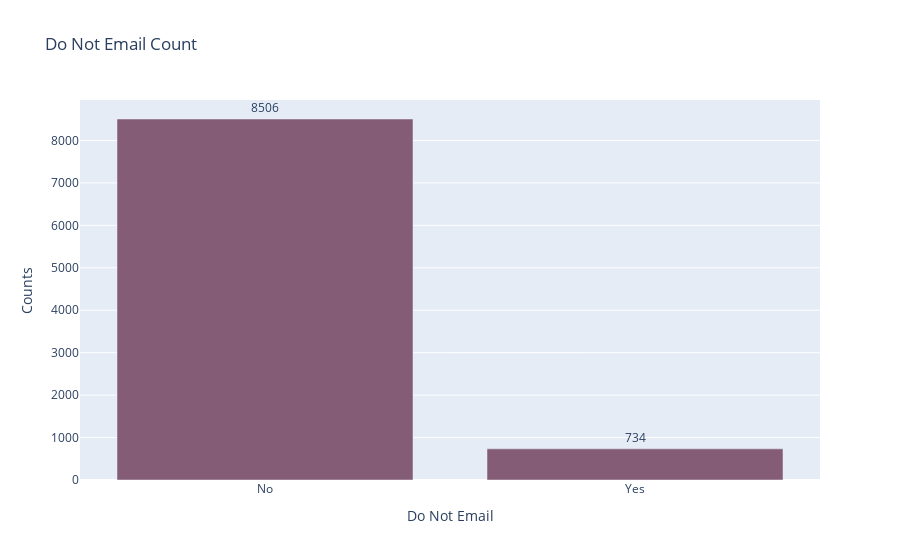

Notebook source saved alongside this figure:
### Code cell
bar_plot(data, 'Do Not Email', 'Do Not Email Count')

### Figure 1 — Plotly figure (JSON) as saved in the notebook; plotly's stock layout.template omitted (floating-point values rounded to 4 significant figures)
{"data": [{"alignmentgroup": "True", "cliponaxis": false, "hovertemplate": "Do Not Email=%{x}<br>Counts=%{y}<extra></extra>", "legendgroup": "", "marker": {"color": "rgb(133, 92, 117)", "pattern": {"shape": ""}}, "name": "", "offsetgroup": "", "orientation": "v", "showlegend": false, "textangle": 0, "textfont": {"size": 12}, "textposition": "outside", "texttemplate": "%{y}", "type": "bar", "x": ["No", "Yes"], "xaxis": "x", "y": [8506, 734], "yaxis": "y"}], "layout": {"barmode": "relative", "legend": {"tracegroupgap": 0}, "title": {"text": "Do Not Email Count"}, "xaxis": {"anchor": "y", "domain": [0, 1], "title": {"text": "Do Not Email"}}, "yaxis": {"anchor": "x", "domain": [0, 1], "title": {"text": "Counts"}}}}
